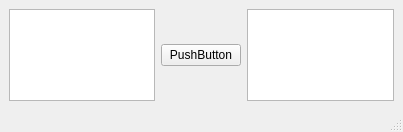
<?xml version="1.0" encoding="UTF-8"?>
<ui version="4.0">
 <class>MainWindow</class>
 <widget class="QMainWindow" name="MainWindow">
  <property name="geometry">
   <rect>
    <x>0</x>
    <y>0</y>
    <width>403</width>
    <height>132</height>
   </rect>
  </property>
  <property name="windowTitle">
   <string>MainWindow</string>
  </property>
  <widget class="QWidget" name="centralwidget">
   <layout class="QHBoxLayout" name="horizontalLayout_2">
    <item>
     <layout class="QHBoxLayout" name="horizontalLayout">
      <item>
       <widget class="QTextBrowser" name="textBrowser"/>
      </item>
      <item>
       <widget class="QPushButton" name="pushButton">
        <property name="text">
         <string>PushButton</string>
        </property>
       </widget>
      </item>
      <item>
       <widget class="QTextBrowser" name="textBrowser_2"/>
      </item>
     </layout>
    </item>
   </layout>
  </widget>
  <widget class="QMenuBar" name="menubar">
   <property name="geometry">
    <rect>
     <x>0</x>
     <y>0</y>
     <width>403</width>
     <height>21</height>
    </rect>
   </property>
  </widget>
  <widget class="QStatusBar" name="statusbar"/>
 </widget>
 <resources/>
 <connections/>
</ui>
